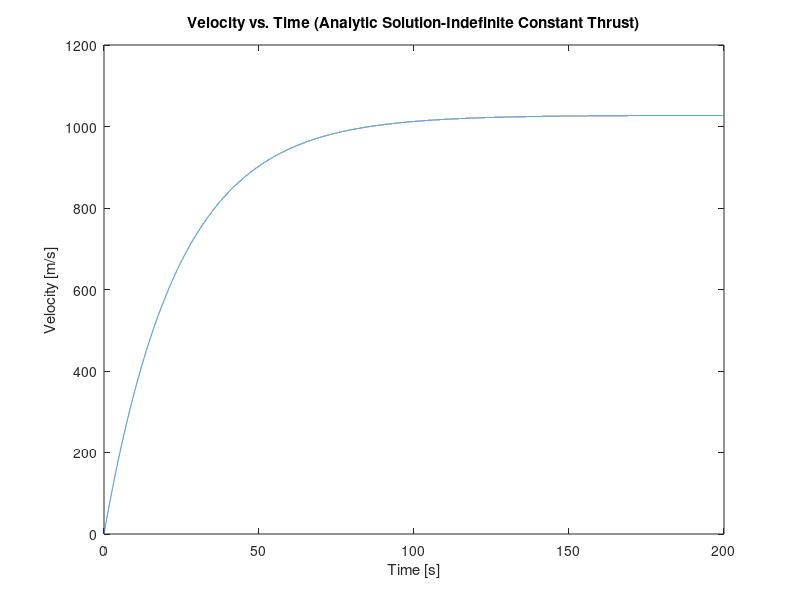
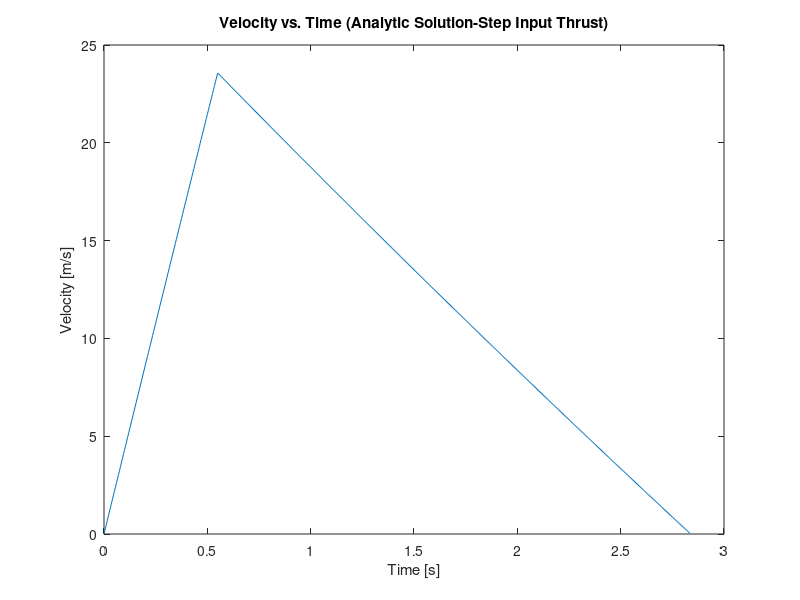
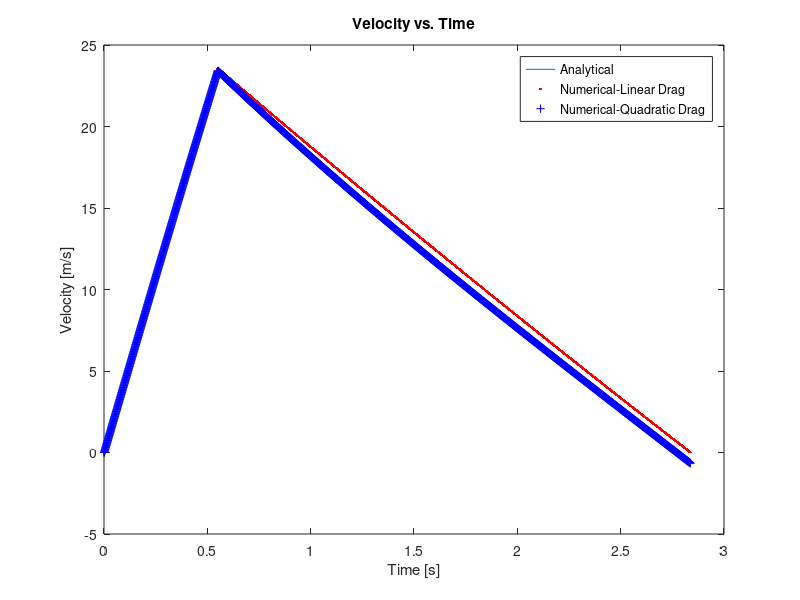
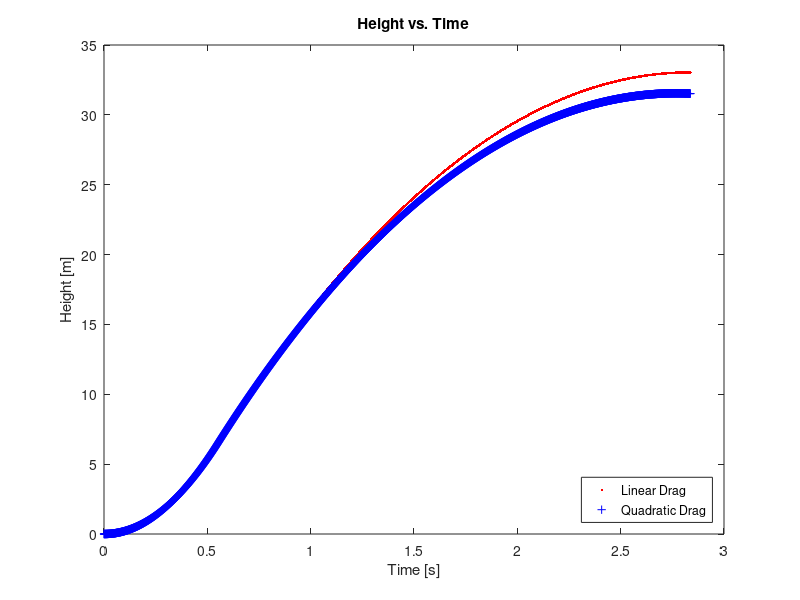

Write MATLAB code to recreate these figures, in order.
%ME-300 Dr. Prantil
%Prelab #1 Problem 2
%Braaten,Clough, Pedigo, Piombino

clear;
clc;

%Initialize the variables
accel(1)=0;
vel(1)=0;
alt(1)=0;
del_t=1/1000;%Ttime step
T=3.78; %Assumed Constant Thrust (N)
m=.0711; %Assumed Constant Mass (kg)
g=9.81; %Assumed Constant Acceleration due to Gravity (m/s^2)
b=.003; %Assumed Coefficient of Linear Drag
p=1.2; %Density of air [kg/m^3]
C_D=1; %Coefficent of Drag
D=0.0254; %Diameter of the rocket cone
A=pi*(D/2)^2; %Surface Area of the rocket cone
%Analytical Solution
%Thrust forever => Vss
T=3.78;
for i=1:40001
    t(i)=.005*(i-1); %Time step of .01s from 0-200s
    v(i)=((T-m*g)/b)-((T-m*g)/b)*exp(-1*t(i)/(m/b));
end
max(v)
plot(t,v) %Plots Velocity Vs. Time for 0-200s
xlabel('Time [s]');
ylabel('Velocity [m/s]');
title('Velocity vs. Time (Analytic Solution-Indefinite Constant Thrust)');
i55=.55/.005+1; %Obtains the column that corresponds to .55s
v(i55) %Determines the velocity at .55s
%Analytic Solution (Steady state + Step input thrust to max height)
for j=1:i55
    v1(j)=((T-m*g)/b)-((T-m*g)/b)*exp(-1*t(j)/(m/b));
end
i28386=2.8386 /.005+1; %Obtains the column that corresponds to 2.2886s
for k=i55+1:i28386
    v1(k)=(v(i55)+m*g/b)*exp(-1*(t(k)-t(i55))/(m/b))-m*g/b;
end
figure (2)
plot(t(1:i28386),v1)
xlabel('Time [s]');
ylabel('Velocity [m/s]');
title('Velocity vs. Time (Analytic Solution-Step Input Thrust)');
%hold on
TIME(1)=0;
accel(1)=0;
vel(1)=0;
alt(1)=0;
acceleration(1)=0;
velocity(1)=0;
height(1)=0;
for l=2:5501
    TIME(l)=(l-1)/1000;
    if TIME<=0.55
        T=3.78;
    else
        T=0;
    end
    accel(l)=(T/m)-g-(b/m);
    vel(l)=vel(l-1)+((T/m)-g-(b/m)*vel(l-1))*del_t;
    alt(l)=alt(l-1)+((vel(l-1)+vel(l))/2)*del_t;
    F_D=0.5*p*C_D*A*velocity(l-1)^2;
    acceleration(l)=(T/m)-g-(F_D/m);
    velocity(l)=velocity(l-1)+acceleration(l-1)*del_t;
    height(l)=height(l-1)+((velocity(l-1)+velocity(l))/2)*del_t;
end
figure(3)
plot(t(1:i28386),v1)
hold on
plot(TIME(1:2838),vel(1:2838),'r.')
plot(TIME(1:2838),velocity(1:2838),'b+')
legend('Analytical','Numerical-Linear Drag','Numerical-Quadratic Drag')
xlabel('Time [s]');
ylabel('Velocity [m/s]');
title('Velocity vs. Time');
hold off
figure(4)
plot(TIME(1:2838),alt(1:2838),'r.')
hold on
plot(TIME(1:2838),height(1:2838),'b+')
legend('Linear Drag','Quadratic Drag','Location','Southeast')
xlabel('Time [s]')
ylabel('Height [m]')
title('Height vs. Time')
axis([0 3 0 35])
hold off
[v1m,v1t]=max(vel)
[v2m,v2t]=max(velocity)
[h1m,h1t]=max(alt)
[h2m,h2t]=max(height)
%%%%%%%%%%%%%%%%%%%%%%%%%%%%%%%%%%%%%%%%%%%%%%%%%%%%%%%%%%%%%%%%%%%%%%%%
importcsv=csvread('Week 1 Lab Data.csv');
timed=importcsv(:,1);  %Time [s]
acceld=importcsv(:,2); %Acceleration [G's]
velocityd=importcsv(:,4); %Velocity [Accel-Ft/sec]
thrust=3.78;    %thrust of rocket motor [N]  
%%%%%%%%%%%%%%%%%%%%%%%%%%%%%%%%%%%%%%%%%%%%%%%%%%%%%%%%%%%%%%
%Accelerameter compensation
jd=length(acceld);
for id=1:jd
    acceld(id)=acceld(id)-1;
end
acceld=acceld*9.81;  %Convet to [m/s^2] from [G's]
velocityd=velocityd*0.3048; %convert to [m/s] from [ft/s]
%%%%%%%%%%%%%%%%%%%%%%%%%%%%%%%%%%%%%%%%%%%%%%%%%%%%%%%%%%%%%%%%%%%%%
A1=[timed acceld]; %A1 is an array of time in seconds and a in m/s^2
s=size(A1);
x=A1(:,1);
y=A1(:,2);
for id=1:(s(1,1)-1);
    vtrap(id)=1/2*(y(id+1)+y(id))*(x(id+1)-x(id));
    %v is velocity in meters per second calculated using the trapezoid method
    Vtrap(id)=sum(vtrap);
    %V is the sum total velocity up to the point number i
    tv(id)=timed(id);
    %tv uses all but the last element in the t array to match the lenght of
    %the v array
end;
figure (5)
plot(tv(1:2337),Vtrap(1:2337),'k*')
xlabel('Time [s]')
ylabel('Velocity [m/s]')
title ('Velocity Model Compared to Integrated Data')
hold on
plot(TIME(1:2838),vel(1:2838),'r.')
plot(TIME(1:2838),velocity(1:2838),'b+')
legend('Integrated Acceleration Data','Linear Drag Model','Quadratic Drag Model')
%%%%%%%%%%%%%%%%%%%%%%%%%%%%%%%%%%%%%%%%%%%%%%%%%%%%%%%%%%%%%%%%%%%%%%
tv=tv';
Vtrap=Vtrap';
%Both tv and v are turned from single row arrays to single column arrays
A2=[tv Vtrap]; %A1 is an matrix of time in seconds and v in m/s
S=size(A2);
x=A2(:,1);
y=A2(:,2);
for jd=1:(S(1,1)-1);
    htrap(jd)=1/2*(y(jd+1)+y(jd))*(x(jd+1)-x(jd));
    %h is height in feet calculated using the trapezoid method
    Htrap(jd)=sum(htrap);
    %H is the sum total height up to point number i
    th(jd)=tv(jd);
    %th uses all but the last element in the t array to match the lenght of
    %the h array
end;
figure (6)
plot(th(1:2337),Htrap(1:2337),'k*')
xlabel('Time [s]')
ylabel('Height [m]')
title('Height Model Compared to Integrated Data')
hold on
plot(TIME(1:2838),alt(1:2838),'r.')
plot(TIME(1:2838),height(1:2838),'b+')
legend('Integrated Acceleration Data','Linear Drag Model','Quadratic Drag Model','Location','Southeast')

oldtime=TIME(1:2838);
oldLinPos=alt(1:2838);
oldLinVel=vel(1:2838);
oldQuadPos=height(1:2838);
oldQuadVel=velocity(1:2838);
exppos=Htrap(1:2337);
expvel=Vtrap(1:2337);
csvwrite('TimeOld.csv',oldtime)
csvwrite('LinearPositionOld.csv',oldLinPos)
csvwrite('LinearVelocityOld.csv',oldLinVel)
csvwrite('QuadPositionOld.csv',oldQuadPos)
csvwrite('QuadVelocityOld.csv',oldQuadVel)
csvwrite('EXPPosition.csv',exppos)
csvwrite('EXPVelocity.csv',expvel)
exptime=th(1:2337);
csvwrite('ExpTime.csv',exptime)
